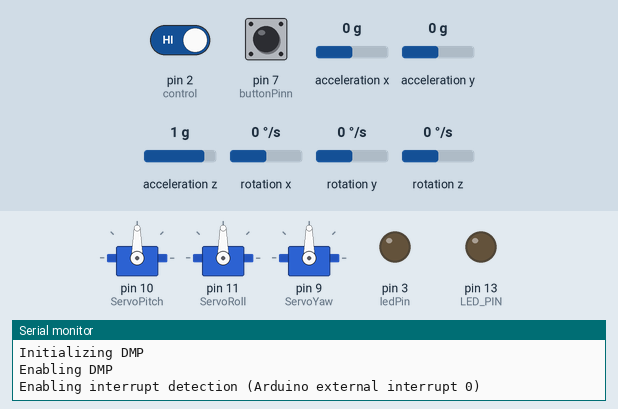
This sketch was run on a simulated Arduino Uno, built with avr-gcc and run on an emulated ATmega328P. On the bench: 3 × servo, output pins drawn as LEDs (lit = HIGH), the last lines printed to the serial monitor. Dashed ring = blinking. The inputs (shaded band) are chosen by the test bench; at power-on: pin 2 (control) HIGH, rotation z 0 °/s, acceleration y 0 g, acceleration z 1 g, acceleration x 0 g, pin 7 (buttonPinn) HIGH, rotation x 0 °/s, rotation y 0 °/s.

Above: at 2.7 s.
2.8 s: pin 2 (control) driven LOW
At 3.65 s:
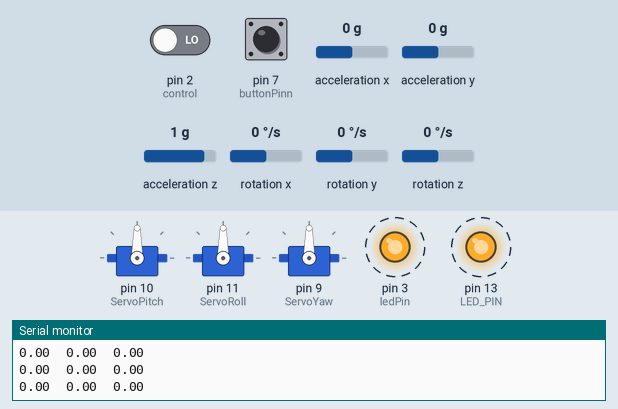
5.8 s: rotation z set to 100 °/s
8.8 s: acceleration y set to 0.8 g
At 9.02 s:
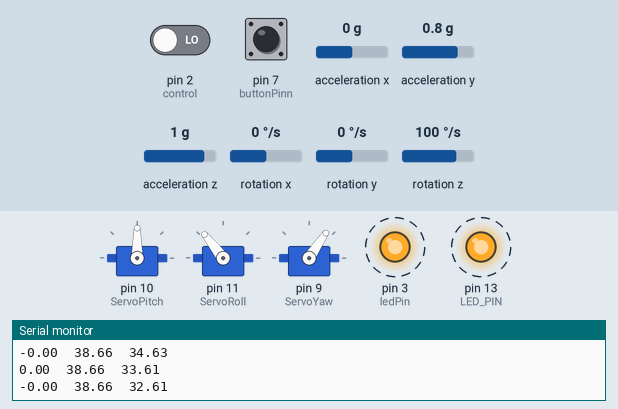
11.8 s: acceleration z set to -1.4 g
At 13.05 s:
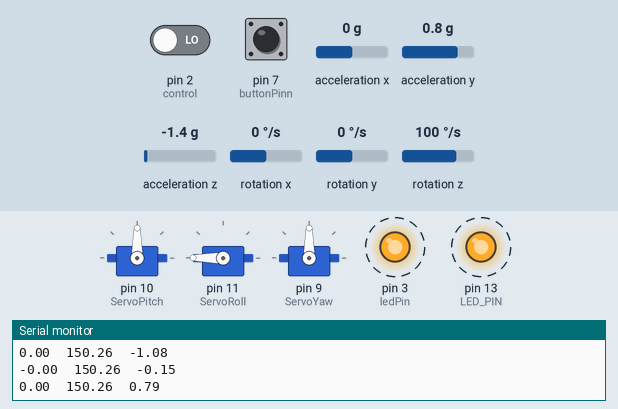
14.8 s: acceleration x set to -1.4 g
At 15.27 s:
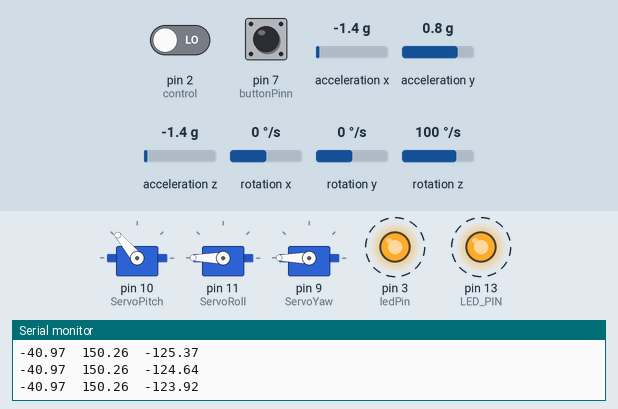
17.8 s: acceleration z set to 0.8 g
At 19.0 s:
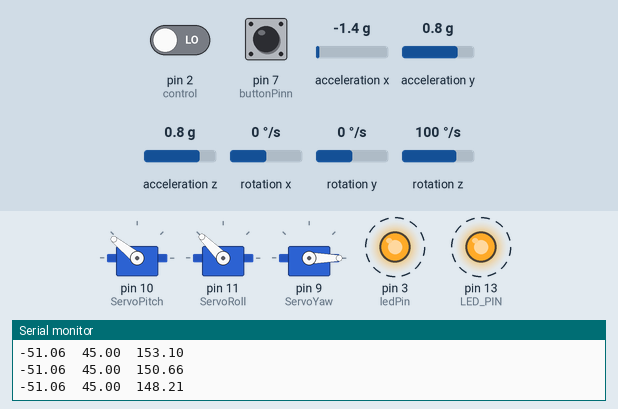
Timing chart, 0 to 24.7 s (numbered marks = the images above; inputs shaded):
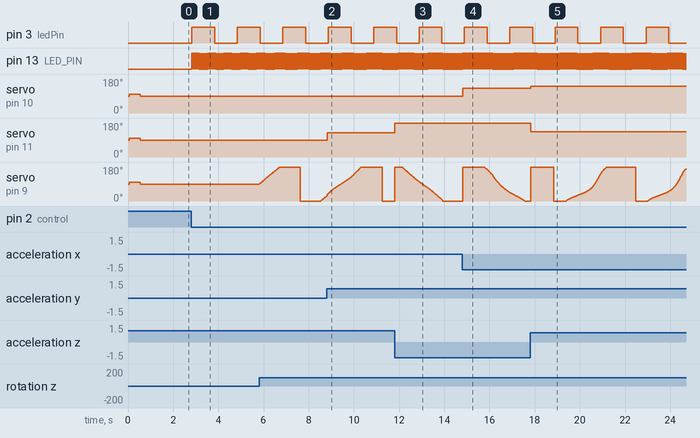

The sketch:

ProgramFix.ino
```cpp
#include <Servo.h>
#include "I2Cdev.h"
#include "MPU6050_6Axis_MotionApps20.h"
#if I2CDEV_IMPLEMENTATION == I2CDEV_ARDUINO_WIRE
#include "Wire.h"
#endif

#define LED_PIN 13
#define buttonPinn 7
#define control 2
#define buttonPin 5
#define ledPin 3
bool blinkState = true;

Servo ServoPitch;
Servo ServoRoll;
Servo ServoYaw;

int pos = 0;

int ServoPitchPos = 0;
int ServoRollPos = 0;
int ServoYawPos = 0;

float mpuPitch = 0;
float mpuRoll = 0;
float mpuYaw = 0;

//PROGRAM JOYSTICK
int xPin = A0;
int yPin = A1;
int xPosition;
int yPosition;
int buttonPos = 0;
int xPos, yPos;

//PILIH MODE
int val = 0;

//COUNTER MODE
int buttonPushCounter = 0;
int buttonState = 1;
int lastbuttonState = 1;

//PROGRAM INTERFACE LED
int ledState = LOW;
unsigned long previousMillis = 0;
unsigned long intervalauto = 1000;
unsigned long intervalmanual = 500;
unsigned long currentMillis;

float x1, x2, x3, c1, c2, c3, c3baru;

MPU6050 mpu;

uint8_t mpuIntStatus;
uint8_t devStatus;
uint16_t packetSize;
uint16_t fifoCount;
uint8_t fifoBuffer[64];

Quaternion q;
VectorInt16 aa;
VectorInt16 aaReal;
VectorInt16 aaWorld;
VectorFloat gravity;
float ypr[3];

#define PITCH   1     // defines the position within ypr[x] variable for PITCH; may vary due to sensor orientation when mounted
#define ROLL  2     // defines the position within ypr[x] variable for ROLL; may vary due to sensor orientation when mounted
#define YAW   0     // defines the position within ypr[x] variable for YAW; may vary due to sensor orientation when mounted

void setup()
{
  ServoPitch.attach(10);  // attaches the servo on D11 to the servo object
  ServoRoll.attach(11);  // Second servo on D11
  ServoYaw.attach(9); //Third servo on D9
  pinMode(buttonPinn, INPUT_PULLUP);
  pinMode(control, INPUT);
  pinMode(ledPin, OUTPUT);
  pinMode(xPin, INPUT);
  pinMode(yPin, INPUT);
  pinMode(control, INPUT);
  delay(50);
  ServoPitch.write(100);  // These are command checks to see if the servos work and
  ServoRoll.write(100);  // to help w/ the initial installation.
  ServoYaw.write(100);
  delay(500);   // Make sure these movements are clear from the rest of the chassis.
  ServoPitch.write(90);
  ServoRoll.write(90);
  ServoYaw.write(90);
  delay(500);

#if I2CDEV_IMPLEMENTATION == I2CDEV_ARDUINO_WIRE
  Wire.begin();
  TWBR = 24; // 400kHz I2C clock (200kHz if CPU is 8MHz)
#elif I2CDEV_IMPLEMENTATION == I2CDEV_BUILTIN_FASTWIRE
  Fastwire::setup(400, true);
#endif

  Serial.begin(57600);
  while (!Serial);      // wait for Leonardo enumeration, others continue immediately

  // initialize device
  Serial.println(F("Initializing I2C devices..."));
  mpu.initialize();

  // verify connection
  Serial.println(F("Testing device connections..."));
  Serial.println(mpu.testConnection() ? F("MPU6050 connection successful") : F("MPU6050 connection failed"));

  // load and configure the DMP
  Serial.println(F("Initializing DMP"));
  devStatus = mpu.dmpInitialize();

  mpu.setXGyroOffset(120);
  mpu.setYGyroOffset(25);
  mpu.setZGyroOffset(-59);
  mpu.setXAccelOffset(488);
  mpu.setYAccelOffset(-3119);
  mpu.setZAccelOffset(604);

  if (devStatus == 0)
  {
    Serial.println(F("Enabling DMP"));
    mpu.setDMPEnabled(true);
    Serial.println(F("Enabling interrupt detection (Arduino external interrupt 0)"));
    mpuIntStatus = mpu.getIntStatus();
    packetSize = mpu.dmpGetFIFOPacketSize();
  }
  else
  {
    Serial.print(F("DMP Initialization failed code = "));
    Serial.println(devStatus);
  }
  pinMode(LED_PIN, OUTPUT);
}

void loop(void)
{
  currentMillis = millis();
  val = digitalRead(control);
  if(val==LOW){
  processAccelGyro();
  if (currentMillis - previousMillis >= intervalauto)
  {
    previousMillis = currentMillis;
    if (ledState == LOW)
    {
      ledState = HIGH;
    }
    else
    {
      ledState = LOW;
    }
   digitalWrite(ledPin, ledState);
  }
  }

  else if(val == HIGH)
  {
    buttonState = digitalRead(buttonPinn);
    if(buttonState != lastbuttonState)
    {
      if (buttonState == LOW)
      {
        if(buttonPushCounter == 2)
        {
          buttonPushCounter = 0;
        }
        buttonPushCounter++;
        Serial.println("on");
        Serial.print("number of button pushes: ");
        Serial.println(buttonPushCounter);
        delay(200);
      }
      delay(300);
    }
    if (buttonPushCounter == 1)
    {
      xPosition = analogRead(xPin);
      if(600 <= xPosition >= 800)
      {
        xPos+=3;
        if(xPos == 180)
        {
          xPos = 180;
        }
      }
      else if(800 < xPosition <= 1024)
      {
        xPos+=5;
        if(xPos == 180)
        {
          xPos = 180;
        }
      }
      else if(200 <= xPosition <= 400)
      {
        xPos-=3;
        if(xPos == 0)
        {
          xPos = 0;
        }
      }
      else if(0 <= xPosition < 200)
      {
        xPos-=5;
        if(xPos == 0)
        {
          xPos = 0;
        }
      }
      ServoYaw.write(xPos);

      yPosition = analogRead(yPin);
      if(600 <= yPosition >= 800)
      {
        yPos+=3;
        if(yPos == 180)
        {
          yPos = 180;
        }
      }
      else if(800 < yPosition <= 1024)
      {
        yPos+=5;
        if(yPos == 180)
        {
          yPos = 180;
        }
      }
      else if(200 <= yPosition <= 400)
      {
        yPos-=3;
        if(yPos == 0)
        {
          yPos = 0;
        }
      }
      else if(0 <= yPosition < 200)
      {
        yPos-=5;
        if(yPos == 0)
        {
          yPos = 0;
        }
      }
      ServoPitch.write(yPos);

      if (currentMillis - previousMillis >= intervalmanual)
      {
        previousMillis = currentMillis;
        if (ledState == LOW)
        {
          ledState = HIGH;
        }
        else
        {
          ledState = LOW;
        }
        digitalWrite(ledPin, ledState);
      }
      delay(15);
    }
    else if (buttonPushCounter == 2)
    {
      ServoYaw.write(30);
      for (pos = 30; pos <= 150; pos += 1)
      {
        ServoYaw.write(pos);
        if(pos == 150)
        {
          buttonPushCounter = 1;
        }
        delay(60);
      }
      if (currentMillis - previousMillis >= 250)
      {
        previousMillis = currentMillis;
        if (ledState == LOW)
        {
          ledState = HIGH;
        }
        else
        {
          ledState = LOW;
        }
        digitalWrite(ledPin, ledState);
      }
    }
    delay(50);
  }
}

void processAccelGyro()
{
  mpuIntStatus = mpu.getIntStatus();
  fifoCount = mpu.getFIFOCount();

  if ((mpuIntStatus & 0x10) || fifoCount == 1024)
  {
    mpu.resetFIFO();
    Serial.println(F("FIFO overflow!"));
    return;
  }

  if (mpuIntStatus & 0x02)
  {
    if (fifoCount < packetSize)
      return;
    mpu.getFIFOBytes(fifoBuffer, packetSize);
    fifoCount -= packetSize;
    mpu.resetFIFO();
    mpu.dmpGetQuaternion(&q, fifoBuffer);
    mpu.dmpGetGravity(&gravity, &q);
    mpu.dmpGetYawPitchRoll(ypr, &q, &gravity);

    mpuPitch = ypr[PITCH] * 180 / M_PI;
    Serial.print(mpuPitch);
    Serial.print("\t");
    mpuRoll = ypr[ROLL] * 180 / M_PI;
    Serial.print(mpuRoll);
    Serial.print("\t");
    mpuYaw  = ypr[YAW] * 180 / M_PI;
    Serial.print(mpuYaw);
    Serial.print("\n");

    mpu.resetFIFO();

    blinkState = !blinkState;
    digitalWrite(LED_PIN, blinkState);

    mpu.resetFIFO();

    x1 = -mpuPitch + 90;
    x2 = mpuRoll + 90;
    x3 = -mpuYaw + 90;

    c1 = constrain(x1, 0, 180);
    c2 = constrain(x2, 0, 180);
    c3 = constrain(x3, 0, 180);

    ServoPitch.write(c1);
    ServoRoll.write(c2);
    ServoYaw.write(c3);

    mpu.resetFIFO();
  }
}
```

Measured:
- after the input at 2.8 s, pin 3 (ledPin): LOW → HIGH at once, → LOW 1.0 s later, → HIGH 1.0 s later; pin 13 (LED_PIN): alternates HIGH for 0.01 s and LOW for 0.01 s, starting at once
- after the input at 8.8 s, servo on pin 11 (ServoRoll): 90° → 128° at once
- after the input at 11.8 s, servo on pin 11 (ServoRoll): 128° → 180° at once
- after the input at 14.8 s, servo on pin 10 (ServoPitch): 90° → 130° at once
- after the input at 17.8 s, servo on pin 10 (ServoPitch): 130° → 141° at once; servo on pin 11 (ServoRoll): 180° → 135° at once
- by itself, servo on pin 9 (ServoYaw): ramps from 0° to 180° and jumps back, once every 3.6 s
